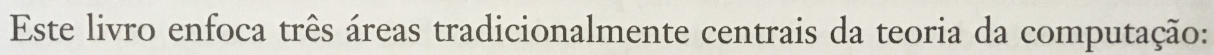
#> input picture ADO4/samples/0.jpg, 3642 x 165 px (shown at 1/3 size); its folder holds only this picture in this run
$ python -i extr.py   (imports and definitions only)   (older library calls are emulated)
#> lines starting #> are read from the running program, lines starting #| are printed output that depends on the picture; after the words box and inside, x2 and y2 are one past the last pixel; in counts of white or black regions, pixels touching at a corner belong together
### ADO4/src/char.py
#!/usr/bin/python
# -*- coding: UTF-8 -*-

import numpy as np
import cv2
import MyLittlePony as mlp
import csv
import math
import os

width = 12
height = 12
characters = []
nn = None


#carrega dados do conjunto de caracteres a ser utilizado.
# [27 lines left out: function loadData, not called in this run]

#transforma uma imagem em parâmetros de entrada da rede neural.
def getMlpInput(img):

	#verifica o tamanho. se for 0, já retorna uma lista vazia
	yMin = 0
	yMax = len(img)
	if yMax == 0: return [0 for i in width*height]
	xMin = 0
	xMax = len(img[0])
	if xMax == 0: return [0 for i in width*height]

	#recorta a imagem até os pixels pretos
	while yMin < yMax:
		row = img[yMin]
		for i in row:
			if i == 0: break
		else:
			yMin += 1
			continue
		break
	else: return [0 for i in width*height]
	while yMin < yMax:
		row = img[yMax-1]
		for i in row:
			if i == 0: break
		else:
			yMax -= 1
			continue
		break
	else: return [0 for i in width*height]
	while xMin < xMax:
		for i in xrange(yMin,yMax):
			if img[i,xMin] == 0: break
		else:
			xMin += 1
			continue
		break
	else: return [0 for i in width*height]
	while xMin < xMax:
		for i in xrange(yMin,yMax):
			if img[i,xMax-1] == 0: break
		else:
			xMax -= 1
			continue
		break
	else: return [0 for i in width*height]

	#redimensiona a imagem pro tamanho desejado
	img = cv2.resize(img[yMin:yMax,xMin:xMax],(width,height),interpolation=cv2.INTER_AREA)

	#transforma em um array normalizado
	mlpInput = []
	for row in img:
		for p in row:
			if p <= 0: v = 1
			elif p >= 255: v = 0
			else: v = 1-(float(p)/255)
			mlpInput.append(v)

	#retorna o array normalizado
	return mlpInput


#reconhece um caractere de dada imagem.
def recogniseChar(img):
	#coloca a imagem no mlp
	mlpInput = getMlpInput(img)
	nn.SetInput(mlpInput)
	nn.ForwardStep()

	#obtém o resultado. se for válido, o retorna
	index,value = nn.checkResults()
	if index >= 0 and index < len(characters): return characters[index]
	return ""

### ADO4/src/extr.py
#!/usr/bin/python
# -*- coding: UTF-8 -*-

import numpy as np
import cv2
import char


#cria um fragmento de imagem binária a partir de outra e delimitada pelos dados contornos.
def createImg(img,contourList,xMin,xMax,yMin,yMax):

	#cria uma máscara de regiões delimitadas pelos contornos
	mask = np.zeros((yMax-yMin,xMax-xMin),np.uint8)
	mask[:] = 255
	cv2.fillPoly(mask,contourList,0,offset=(-xMin,-yMin))

	#retorna a máscara aplicada ao recorte da imagem
	return cv2.bitwise_or(img[yMin:yMax,xMin:xMax],mask)


#extrai contornos de uma imagem binária.
def getContours(img):

	#usa contornos pra procurar por caracteres
	img,contours,hierarchy = cv2.findContours(cv2.bitwise_not(img),cv2.RETR_TREE,cv2.CHAIN_APPROX_SIMPLE)

	#filtra e ordena os contornos encontrados
	con = []
	for (n,i) in enumerate(contours):

		#se ele não é um contorno externo, ignora
		if hierarchy[0][n][3] >= 0: continue

		#obtém a região dele
		xMin,yMin,w,h = cv2.boundingRect(i)
		xMax = xMin+w
		yMax = yMin+h

		#obtém o centroide
		m = cv2.moments(i)
		d = float(m["m00"])
		if d == 0: continue
		d = 1/d
		x = int(m["m10"]*d)
		y = int(m["m01"]*d)

		#adiciona à lista
		con.append((i,xMin,xMax,yMin,yMax,x,y))

	#retorna a lista de contornos
	return con


#extrai uma linha de texto de dada imagem binária. use extractText(img) em vez desse!
def extractLine(img):

	#loop de extração de caracteres a partir dos contornos
	chars = []
	for (contour,xMin,xMax,yMin,yMax,x,y) in getContours(img):

		#verifica se algum caractere tá na mesma posição x. pior caso é O(n!)...
		contourList = [contour]
		xList = [x]
		found = []
		for (m,(contourListL,xMinL,xMaxL,yMinL,yMaxL,xListL)) in enumerate(chars):

			#vê se o centroide dos caracteres tá dentro do intervalo dos outros
			if x < xMinL or x > xMaxL:
				for xL in xListL:
					if xL >= xMin and xL <= xMax: break
				else: continue

			#encontrou um caractere, põe ele na nossa lista
			found.append(m)
			contourList += contourListL
			if xMin > xMinL: xMin = xMinL
			if xMax < xMaxL: xMax = xMaxL
			if yMin > yMinL: yMin = yMinL
			if yMax < yMaxL: yMax = yMaxL
			xList += xListL

		#adiciona o caractere novo e remove os que foram encontrados e agrupados
		for m in reversed(found): del chars[m]
		chars.append((contourList,xMin,xMax,yMin,yMax,xList))

	#se nenhum caractere foi encontrado, finaliza logo
	if len(chars) == 0: return ""

	#ordena os caracteres no eixo x
	chars.sort(key=lambda x:x[1]+x[2])

	#obtém a largura esperada dos espaços a partir da média da largura dos caracteres
	spaceWidth = sum([x[2]-x[1] for x in chars])*0.3/len(chars)

	#e começa o reconhecimento de cada caractere!
	s = ""
	prevMax = -1
	for (n,(contourList,xMin,xMax,yMin,yMax,xList)) in enumerate(chars):

		#cata fragmento de imagem do caractere
		charImg = createImg(img,contourList,xMin,xMax,yMin,yMax)

		#tenta reconhecer o caractere. se não rolar, coloca um caractere padrão
		rec = char.recogniseChar(charImg)
		if not rec: rec = "_"

		#concatena com os outros caracteres já reconhecidos, considerando os espaços
		if n > 0 and xMin-prevMax >= spaceWidth:
			s += " "
		s += rec
		prevMax = xMax

	#retorna o resultado obtido
	return s


#extrai um bloco de texto de dada imagem.
def extractText(img):

	#se a imagem for vazia, ignora
	if img is None or len(img) == 0 or len(img[0]) == 0: return ""

	#aplica thresholding pra deixar a imagem binária
	ret,img = cv2.threshold(img,0,255,cv2.THRESH_BINARY+cv2.THRESH_OTSU)
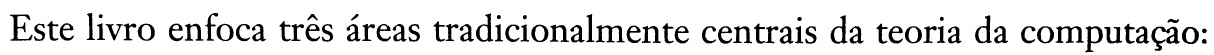
#> img: shape (165, 3642) (shown at 1/3 size); 88.5% white; 76 black regions, largest, box (x1, y1, x2, y2) and area: (3454, 80, 3540, 153) 2253, (3167, 78, 3252, 129) 1870, (1788, 75, 1874, 127) 1867
#> ret = 159

	#aplica blur horizontal a fim de procurar por linhas
	img2 = cv2.blur(img,(50,5))
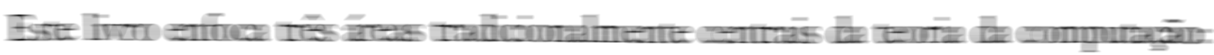
#> img2: shape (165, 3642) (shown at 1/3 size); min 15, max 255, mean 225.6
	ret,img2 = cv2.threshold(img2,240,255,cv2.THRESH_BINARY)
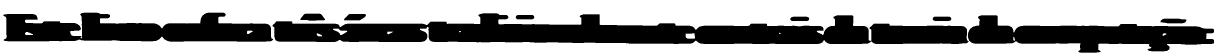
#> img2: shape (165, 3642) (shown at 1/3 size); 64.6% white; 9 black regions, largest, box (x1, y1, x2, y2) and area: (817, 40, 2906, 132) 116972, (10, 38, 819, 125) 47586, (2903, 46, 3642, 158) 42937

	#loop de extração de linhas a partir dos contornos
	lines = []
	for (contour,xMin,xMax,yMin,yMax,x,y) in getContours(img2):

		#verifica se alguma linha tá na mesma posição y. pior caso é O(n!)...
#> in getContours, `img,contours,hierarchy = cv2.findContours(cv2.bitwise_not(img),cv2.RET..`: img: shape (165, 3642); 35.4% white; 9 white regions
#> in getContours, `img,contours,hierarchy = cv2.findContours(cv2.bitwise_not(img),cv2.RET..`: contours = 19 contours, 1 with area under 20; largest, box (x1, y1, x2, y2) and area: (817, 40, 2906, 132) 115574, (10, 38, 819, 125) 46780, (2903, 46, 3642, 158) 42150, (901, 41, 975, 62) 1186, (1032, 42, 1098, 61) 944
		contourList = [contour]
		yList = [y]
		found = []
		for (m,(contourListL,xMinL,xMaxL,yMinL,yMaxL,yListL)) in enumerate(lines):

			#vê se o centroide das linhas tá dentro do intervalo das outras
			if y < yMinL or y > yMaxL:
				for yL in yListL:
					if yL >= yMin and yL <= yMax: break
				else: continue

			#encontrou uma linha, põe ela na nossa lista
			found.append(m)
			contourList += contourListL
			if xMin > xMinL: xMin = xMinL
			if xMax < xMaxL: xMax = xMaxL
			if yMin > yMinL: yMin = yMinL
			if yMax < yMaxL: yMax = yMaxL
			yList += yListL

		#adiciona a linha nova e remove as que foram encontradas e agrupadas
		for m in reversed(found): del lines[m]
		lines.append((contourList,xMin,xMax,yMin,yMax,yList))
#> this loop made 9 passes
#> after the loop, lines = 1 item

	#se nenhuma linha foi encontrada, finaliza logo
	if len(lines) == 0: return ""

	#ordena as linhas no eixo y
	lines.sort(key=lambda x:x[3]+x[4])

	#inicia-se a leitura de texto por linha
	s = ""
	for (n,(contourList,xMin,xMax,yMin,yMax,yList)) in enumerate(lines):

		#cata fragmento de imagem da linha
		lineImg = createImg(img,contourList,xMin,xMax,yMin,yMax)

		#passa o reconhecimento da linha pra outra função
		rec = extractLine(lineImg)

		#concatena com as outras linhas já reconhecidas, pulando linha
		if n > 0: s += "\n"
		s += rec
#> this loop made 1 pass
#> (yList, spaceWidth in extractLine, s) on pass 1: ([90, 98, 51, 50, 51, 104, 56, 55, 62], 13.11, '')
#> after the loop, s = ''

	#retorna o bloco de texto
	return s

>>> import cv2
>>> picture = cv2.imread('../samples/0.jpg', cv2.IMREAD_GRAYSCALE)
#> (the run stopped early here; a loop or call above may not have finished)

$ run again, on ADO4/samples/1.jpg
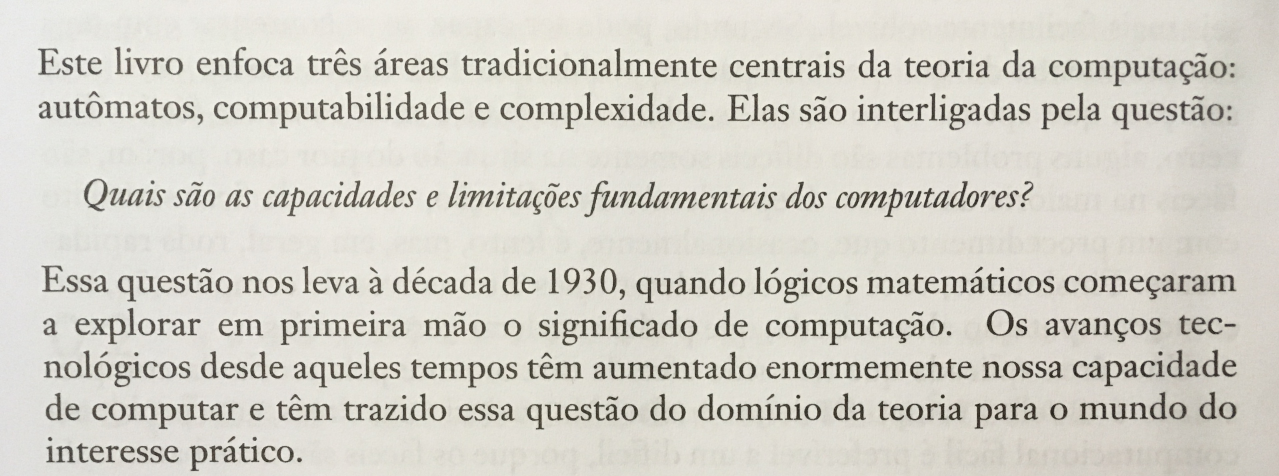
#> input picture ADO4/samples/1.jpg, 3837 x 1428 px (shown at 1/3 size)
#> in extractText, `ret,img = cv2.threshold(img,0,255,cv2.THRESH_BINARY+cv2.THRESH_OTSU)`:
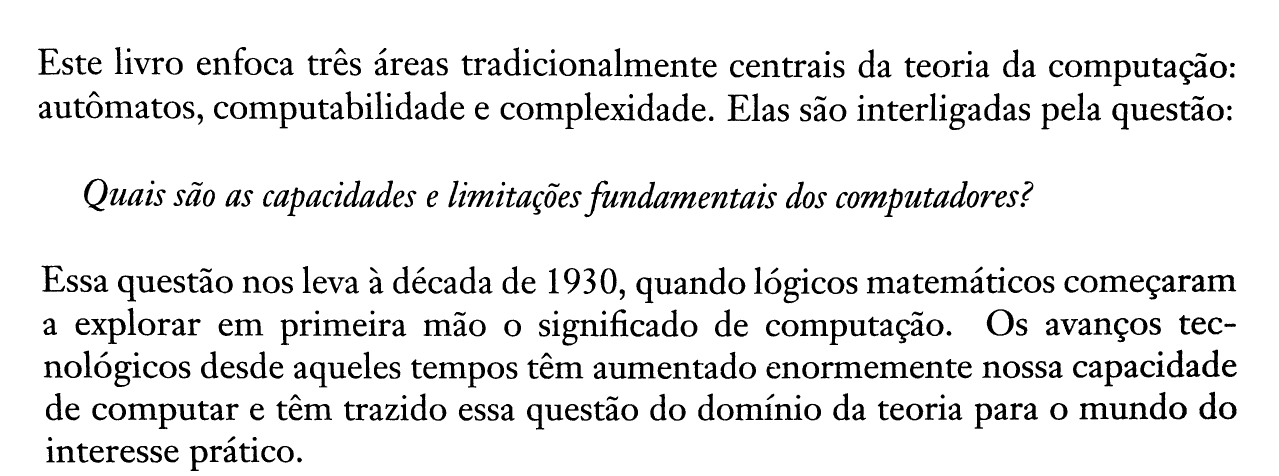
#> img: shape (1428, 3837) (shown at 1/3 size); 91.2% white; 519 black regions (1 under 20 px), largest, box (x1, y1, x2, y2) and area: (252, 536, 323, 634) 2196, (2960, 928, 3041, 1007) 2068, (3622, 824, 3709, 875) 1959
#> ret = 153
#> in extractText, `ret,img2 = cv2.threshold(img2,240,255,cv2.THRESH_BINARY)`:
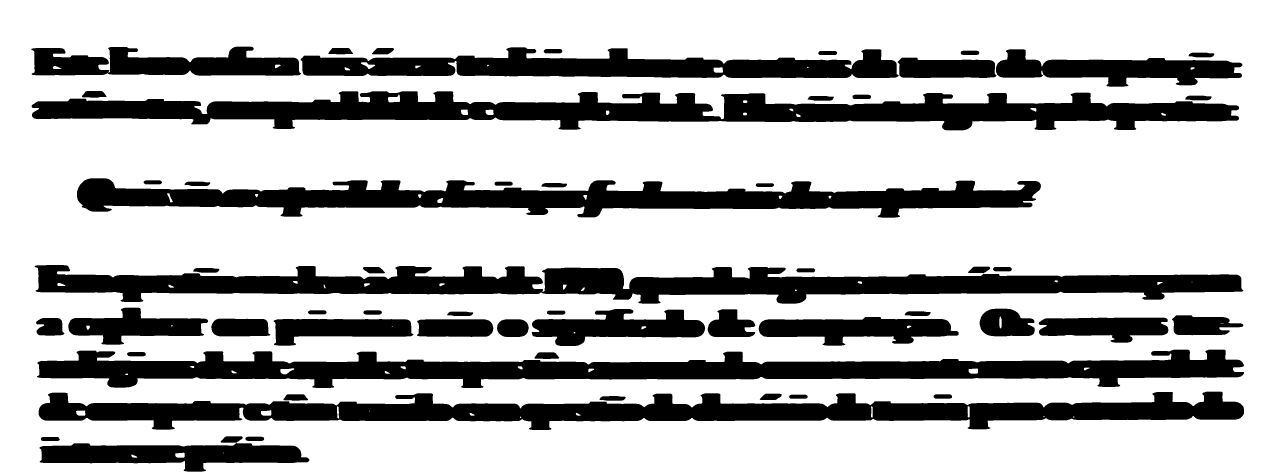
#> img2: shape (1428, 3837) (shown at 1/3 size); 72.9% white; 56 black regions, largest, box (x1, y1, x2, y2) and area: (95, 274, 3717, 391) 221705, (104, 795, 3730, 911) 214877, (111, 1049, 3732, 1164) 207839
#> contours = 127 contours, 8 with area under 20; largest, box (x1, y1, x2, y2) and area: (95, 274, 3717, 391) 219228, (104, 795, 3730, 911) 211656, (111, 1049, 3732, 1164) 205245, (116, 1175, 3732, 1290) 198916, (231, 535, 3123, 653) 171016
#> the loop in extractText, `for (contour,xMin,xMax,yMin,yMax,x,y) in getContours(img2):` made 56 passes
#> (x, y) on passes 1 to 8: (150, 1316), (763, 1316), (519, 1362), (1837, 1194), (2394, 1189), (2828, 1189), (886, 1192), (2312, 1189)
#> after the loop in extractText, `for (contour,xMin,xMax,yMin,yMax,x,y) in getContours(img2):`: lines = 8 items
#> the loop in extractText, `for (n,(contourList,xMin,xMax,yMin,yMax,yList)) in enumerate(lines):` made 1 pass
#> (yList, spaceWidth in extractLine, s) on pass 1: ([192, 200, 153, 152, 153, 206, 205, 158, 158, 164], 12.65, '')
#> after the loop in extractText, `for (n,(contourList,xMin,xMax,yMin,yMax,yList)) in enumerate(lines):`: s = ''

$ run again, on ADO4/samples/2.png
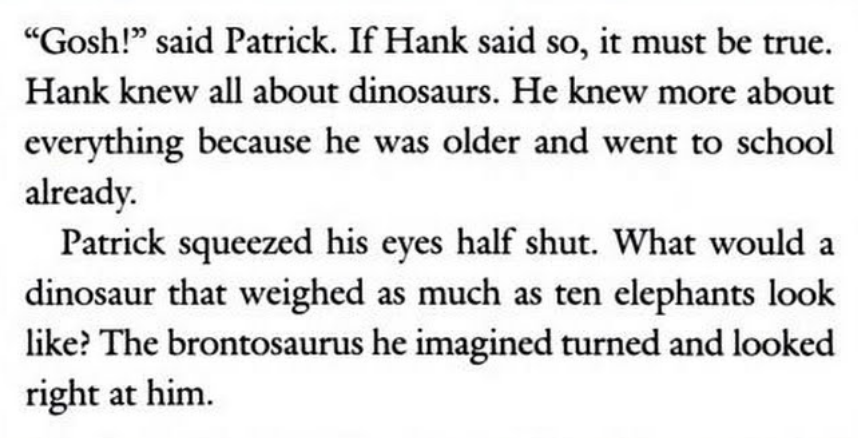
#> input picture ADO4/samples/2.png, 858 x 438 px
#> in extractText, `ret,img = cv2.threshold(img,0,255,cv2.THRESH_BINARY+cv2.THRESH_OTSU)`:
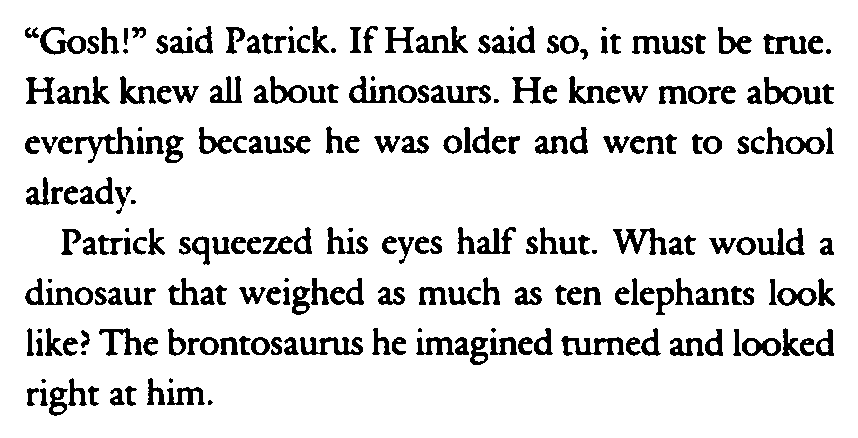
#> img: shape (438, 858); 87.8% white; 239 black regions (21 under 20 px), largest, box (x1, y1, x2, y2) and area: (75, 127, 135, 163) 617, (300, 337, 363, 355) 604, (613, 228, 667, 255) 598
#> ret = 161
#> contours = 17 contours, 2 with area under 20; largest, box (x1, y1, x2, y2) and area: (6, 327, 856, 366) 21576, (3, 25, 853, 58) 21342, (4, 277, 858, 316) 21152, (5, 75, 855, 106) 20580, (41, 226, 856, 265) 20166
#> the loop in extractText, `for (contour,xMin,xMax,yMin,yMax,x,y) in getContours(img2):` made 13 passes
#> (x, y) on passes 1, 3, 4, 5, 6, 7, 8, 9: (110, 395), (432, 343), (436, 294), (401, 260), (441, 243), (119, 210), (78, 192), (91, 160)
#> after the loop in extractText, `for (contour,xMin,xMax,yMin,yMax,x,y) in getContours(img2):`: lines = 9 items
#> the loop in extractText, `for (n,(contourList,xMin,xMax,yMin,yMax,yList)) in enumerate(lines):` made 1 pass
#> (yList, spaceWidth in extractLine, s) on pass 1: ([41, 28], 5.42, '')
#> pass 1, in extractText, `lineImg = createImg(img,contourList,xMin,xMax,yMin,yMax)`:
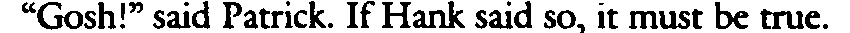
#> lineImg: shape (33, 850); 75% white; 41 black regions (5 under 20 px), largest, box (x1, y1, x2, y2) and area: (413, 1, 465, 28) 565, (37, 2, 83, 30) 487, (760, 9, 804, 29) 442
#> after the loop in extractText, `for (n,(contourList,xMin,xMax,yMin,yMax,yList)) in enumerate(lines):`: s = ''
